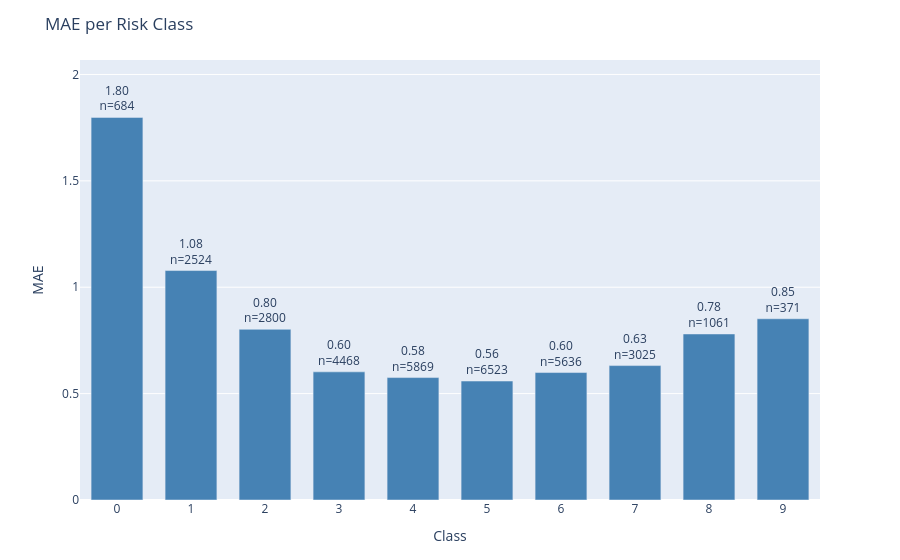

The notebook cell this image was saved under:
### Code cell
plot_error_by_group(
    df=results_test,
    y_true_col='actual',
    y_pred_col='prediction',
    group_by='class',
    metric='mae',
    title='MAE per Risk Class'
)

### Figure 1 — Plotly figure (JSON) as saved in the notebook; plotly's stock layout.template omitted (floating-point values rounded to 4 significant figures)
{"data": [{"marker": {"color": "steelblue"}, "text": ["1.80<br>n=684", "1.08<br>n=2524", "0.80<br>n=2800", "0.60<br>n=4468", "0.58<br>n=5869", "0.56<br>n=6523", "0.60<br>n=5636", "0.63<br>n=3025", "0.78<br>n=1061", "0.85<br>n=371"], "textposition": "outside", "type": "bar", "x": ["0", "1", "2", "3", "4", "5", "6", "7", "8", "9"], "y": [1.798, 1.078, 0.8021, 0.6023, 0.5754, 0.5591, 0.599, 0.6317, 0.7804, 0.8518]}], "layout": {"bargap": 0.3, "margin": {"b": 60, "t": 60}, "title": {"text": "MAE per Risk Class"}, "uniformtext": {"minsize": 8, "mode": "hide"}, "xaxis": {"title": {"text": "Class"}}, "yaxis": {"range": [0, 2.068], "title": {"text": "MAE"}}}}
